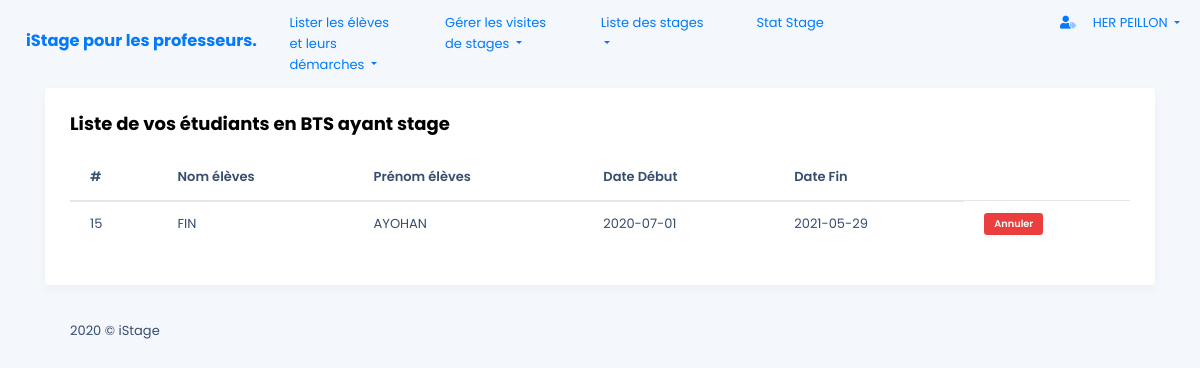
/front_end/stage_a_annuler.php (signed in), run on the app's committed database.
### tables this page shows
CREATE TABLE IF NOT EXISTS ETUDIANT
 (
   ID_ETUDIANT SMALLINT  AUTO_INCREMENT ,
   ID_PROF SMALLINT NOT NULL  ,
   ID_CLASSE INTEGER NOT NULL  ,
   ID_SPECIALITE SMALLINT NOT NULL  ,
   NOM_ETUDIANT CHAR(32) NOT NULL  ,
   PRENOM_ETUDIANT CHAR(32) NOT NULL  ,
   ADR_ETUDIANT CHAR(32) NOT NULL  ,
   CP_ETUDIANT CHAR(5) NOT NULL  ,
   VILLE_ETUDIANT CHAR(32) NOT NULL  ,
   EMAIL CHAR(32) NOT NULL  ,
   TEL_ETUDIANT CHAR(10) NOT NULL ,
   MDP VARCHAR(100) NOT NULL
   , PRIMARY KEY (ID_ETUDIANT) 
 );

### back_end/show_data_stage_referent_a_annuler.php (called while the page is built)
<?php
$id_courant=$_SESSION['id'];
$stmt = $db->prepare(
      "SELECT DISTINCT etudiant.ID_ETUDIANT,NOM_ETUDIANT,PRENOM_ETUDIANT,DATE_FIN,DATE_DEBUT
      FROM etudiant, stage,professeur
            WHERE PROFESSEUR.ID_PROF=:id
            AND etudiant.ID_PROF = professeur.ID_PROF
            AND etudiant.ID_ETUDIANT= stage.ID_ETUDIANT
            AND ETAT='OK'
            ORDER BY etudiant.ID_ETUDIANT ASC;
            ");
  $stmt->bindValue(':id', $id_courant, PDO::PARAM_INT);
  $stmt->execute();
  $stageReferentlist = $stmt->fetchAll(PDO::FETCH_BOTH);

### front_end/lister_stage_a_annuler.php (the view, shortened to what this page needs)
 <div class="lime-container">
    <div class="lime-body">
        <div class="container">
            <div class="row">
                <div class="col-md-12">
                    <div class="card">
                        <div class="card-body">
                            <h5 class="card-title">Liste de vos étudiants en BTS ayant stage</h5>
                            <table class="table">
                                <thead>
                                    <tr>
                                        <th scope="col">#</th>
                                        <th scope="col">Nom élèves</th>
                                        <th scope="col">Prénom élèves</th>
                                        <th scope="col">Date Début</th>
                                        <th scope="col">Date Fin</th>
                                    </tr>
                                </thead>
                                <tbody>
                                    <?php
                                        foreach( $stageReferentlist as $row ) {
                                            echo '
                                                <tr>
                                                    <td>'. $row['ID_ETUDIANT'] .'</td>
                                                    <td>'. $row['NOM_ETUDIANT'] .'</td>
                                                    <td>'. $row['PRENOM_ETUDIANT'] .'</td>
                                                    <td>'. $row['DATE_DEBUT'] .'</td>
                                                    <td>'. $row['DATE_FIN'] .'</td>
                                                    <td>
                                                    <a href="Annuler_stage.php?id='.$row['ID_ETUDIANT'].'" <span class="badge badge-danger">Annuler</span></a>
                                                </td>
                                                </tr>
                                                ';} ?>
                                </tbody>
                            </table>
                        </div>
                    </div>
                </div>
            </div>
        </div>
    </div>
</div>
<div class="lime-footer">
    <div class="container">
        <div class="row">
            <div class="col-md-12">
            </div>
        </div>
    </div>
</div>

### assets/css/custom.css (style rules this page uses)
body { font-size: 1rem; font-family: Roboto, sans-serif; font-weight: initial; line-height: normal; -webkit-font-smoothing: antialiased }
.h1, .h2, .h3, .h4, .h5, .h6, h1, h2, h3, h4, h5, h6 { font-weight: 700 }
.h5, h5 { font-size: 1rem }
body, html { overflow-x: hidden; padding-right: 0 !important }
* { box-sizing: border-box }

### data on the page
etudiant: ID_ETUDIANT "15", NOM_ETUDIANT "FIN", PRENOM_ETUDIANT "AYOHAN", DATE_DEBUT "2020-07-01", DATE_FIN "2021-05-29"

### other printed values
$_SESSION['prenom'] "HER"
$_SESSION['nom'] "PEILLON"
